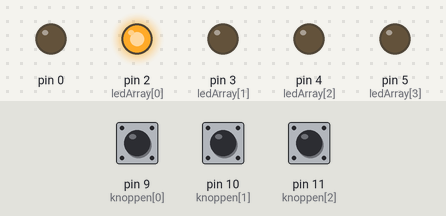
This sketch was run on a simulated Arduino Uno, built with avr-gcc and run on an emulated ATmega328P. On the bench: output pins drawn as LEDs (lit = HIGH). Dashed ring = blinking. Inputs (shaded band) come from the test bench; at power-on: pin 9 (knoppen[0]) HIGH, pin 10 (knoppen[1]) HIGH, pin 11 (knoppen[2]) HIGH.

Above: at 1.2 s.
1.3 s: pin 9 (knoppen[0]) pulled LOW for 1 s
At 2.6 s:
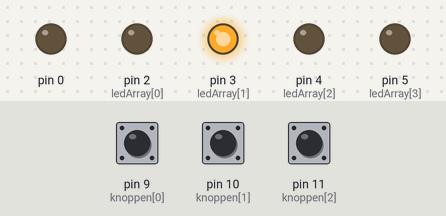
4.3 s: pin 10 (knoppen[1]) pulled LOW for 3.2 s
At 4.4 s:
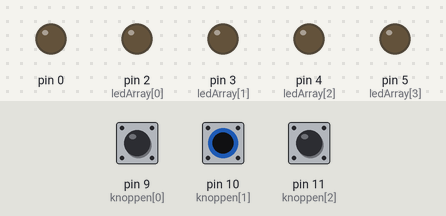
9.0 s: pin 9 (knoppen[0]) pulled LOW for 0.15 s
At 10.3 s:
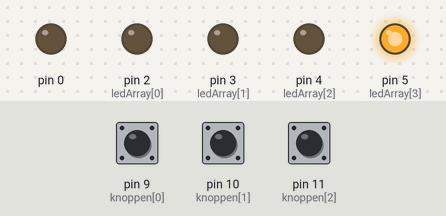
10.7 s: pin 9 (knoppen[0]) pulled LOW for 3.2 s
At 14.9 s:
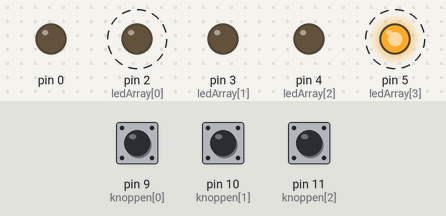
Timing chart, 0 to 16.4 s (numbered marks = the images above; inputs shaded):
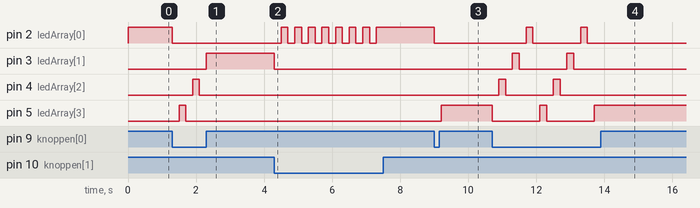

Measured:
- after the input at 1.3 s, pin 2 (ledArray[0]): HIGH → LOW at once; pin 3 (ledArray[1]): LOW → HIGH after 1.0 s; pin 4 (ledArray[2]): LOW → HIGH after 0.60 s, → LOW 0.20 s later; pin 5 (ledArray[3]): LOW → HIGH after 0.20 s, → LOW 0.20 s later
- after the input at 4.3 s, pin 2 (ledArray[0]): alternates HIGH for 0.20 s and LOW for 0.20 s, 15 changes in all, then stays HIGH, starting after 0.20 s; pin 3 (ledArray[1]): HIGH → LOW at once
- after the input at 9.0 s, pin 2 (ledArray[0]): HIGH → LOW at once; pin 5 (ledArray[3]): LOW → HIGH after 0.20 s
- after the input at 10.7 s, pin 2 (ledArray[0]): alternates HIGH for 0.20 s and LOW for 1.4 s, 4 changes in all, then stays LOW, starting after 1.0 s; pin 3 (ledArray[1]): alternates HIGH for 0.20 s and LOW for 1.4 s, 4 changes in all, then stays LOW, starting after 0.60 s

The sketch:

sketch_mar08a.ino
```cpp
const byte ledArray[] = {2,3,4,5};
const byte knoppen[] = {9,10,11};
byte index = 0;
void setup() {
  // put your setup code here, to run once:
  for(int i = 0; i < 3; i ++){
    pinMode(knoppen[i], INPUT_PULLUP);
  }

  for(int i = 0; i < 5; i ++){
    pinMode(ledArray[i], OUTPUT);
  }

  digitalWrite(ledArray[0], HIGH);

}

void loop() {
  // put your main code here, to run repeatedly:

  if(digitalRead(knoppen[2]) == LOW) {
    digitalWrite(ledArray[index], LOW);
    index++;
    delay(200);

    if(index > 3) {
      index = 0;
    }

    digitalWrite(ledArray[index], HIGH);
    delay(200);
  }

  if(digitalRead(knoppen[0]) == LOW) {
    digitalWrite(ledArray[index], LOW);
    if(index == 0) {
      index = 3;
    }
    else {
      index--;
    }
    delay(200);
    digitalWrite(ledArray[index], HIGH);
    delay(200);
  }

  if(digitalRead(knoppen[1]) == LOW) {
    digitalWrite(ledArray[index], LOW);
    index = 0;
    delay(200);
    digitalWrite(ledArray[index], HIGH);
    delay(200);
  }

}
```
